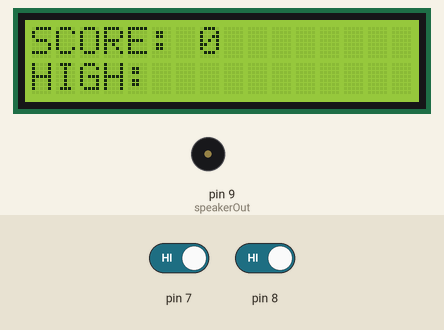
The sketch below on a simulated Arduino Uno, built with avr-gcc and run on an emulated ATmega328P. On the bench: 16×2 character LCD, buzzer (waves = sounding). Inputs (shaded band) come from the test bench; at power-on: pin 8 HIGH, pin 7 HIGH.

Above: at 3.6 s.
3.7 s: pin 8 driven LOW
At 6.09 s:
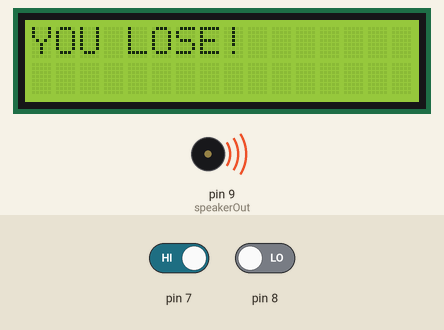
6.7 s: pin 8 driven HIGH
At 6.71 s:
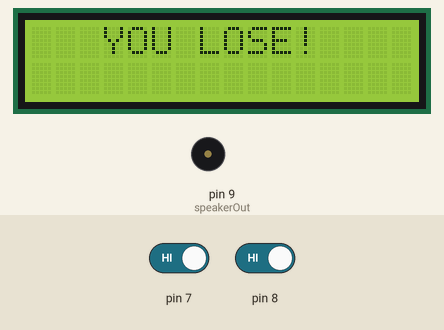
8.2 s: pin 7 driven LOW
At 8.7 s:
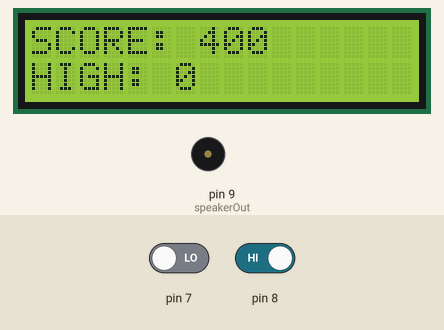
Timing chart, 0 to 16.5 s (numbered marks = the images above; inputs shaded):
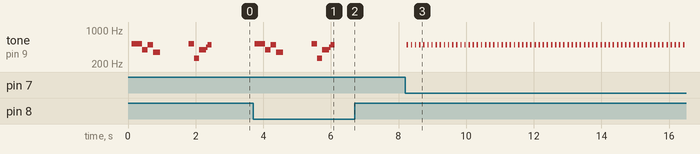

Measured:
- after the input at 3.7 s, tone on pin 9 (speakerOut): plays 520 Hz for 0.32 s, 391 Hz for 0.16 s, 502 Hz for 0.16 s, 345 Hz for 0.20 s, 520 Hz for 0.16 s, 260 Hz for 0.16 s … (9 notes in this stretch), starting at once; the display: changes after 2.3 s (image 1)
- after the input at 6.7 s, tone on pin 9 (speakerOut): stays silent (without the input it goes to 520 Hz after 1.0 s)
- after the input at 8.2 s, tone on pin 9 (speakerOut): alternates 498 Hz for 0.04 s and silent for 0.08 s, starting after 0.05 s; the display: first changes after 0.13 s (image 3 shows a later state)
- by itself, tone on pin 9 (speakerOut): plays 520 Hz for 0.32 s, 391 Hz for 0.16 s, 502 Hz for 0.16 s, 345 Hz for 0.20 s, 520 Hz for 0.16 s, 260 Hz for 0.16 s … (9 notes in this stretch)

The sketch:

scorecounter_rev2.ino
```cpp
// (licence header left out)
// TONES
// Start by defining the relationship between
//       note, period, &  frequency.
#define  c     3830    // 261 Hz
#define  d     3400    // 294 Hz
#define  e     3038    // 329 Hz
#define  f     2864    // 349 Hz
#define  g     2550    // 392 Hz
#define  a     2272    // 440 Hz
#define  b     2028    // 493 Hz
#define  C     1912    // 523 Hz
// Define a special note, 'R', to represent a rest
#define  R     0

// SETUP
// Set up speaker on a PWM pin (digital 9, 10 or 11)
int speakerOut = 9;
// Do we want debugging on serial out? 1 for yes, 0 for no, duh
int DEBUG = 0;

//set up lcd
#include <LiquidCrystal.h> // include the library code
//constants for the number of rows and columns in the LCD
const int numRows = 2;
const int numCols = 16;
// initialize the library with the numbers of the interface pins
LiquidCrystal lcd(12, 11, 5, 4, 3, 2);

//set up game vars
long score = 0;
long highscore = 0;

void setup()
{

  pinMode(speakerOut, OUTPUT);
  if (DEBUG) { //DEBUG should always be 0 so this code should never run
    Serial.begin(9600); // Set serial out if we want debugging
  }


  // initialize serial communication at 9600 bits per second:
  Serial.begin(9600); // if DEBUG is 1 it might try to show multiple things on the serial moniter which may or may not be bad
  // make the pushbutton's pin an input:
  pinMode(7, INPUT);
  // pin 7 is input for score increasing button, can have multiple it parallel
  pinMode(8, INPUT);
  // pin 8 is input for losing button

  lcd.begin(numCols, numRows);
  lcd.print("SCORE:"); // Print a message to the LCD.
  lcd.setCursor(0,1);
  lcd.print("HIGH:");
  play_de_musik();
}


// MELODY and TIMING
//  melody[] is an array of notes, accompanied by beats[],
//  which sets each note's relative length (higher #, longer note)
int melody[] = {  C,  b,  g,  C,  b,   e,  R,  C,  c,  g, a, C }; //put notes here!
int beats[]  = { 16, 16, 16,  8,  8,  16, 32, 16, 16, 16, 8, 8 }; //put beats here!
int MAX_COUNT = sizeof(melody) / 2; // Melody length, for looping.

// Set overall tempo
long tempo = 10000;
// Set length of pause between notes
int pause = 1000;
// Loop variable to increase Rest length
int rest_count = 100; //<-BLETCHEROUS HACK; See NOTES; too bad no one knows where said notes are

// Initialize core variables
int tone_ = 0;
int beat = 0;
long duration  = 0;

// PLAY TONE
// Pulse the speaker to play a tone for a particular duration
void playTone() {
  long elapsed_time = 0;
  if (tone_ > 0) { // if this isn't a Rest beat, while the tone has
    //  played less long than 'duration', pulse speaker HIGH and LOW
    while (elapsed_time < duration) { //this while loop is writing the wave pattern, which seems more complicated than necesary
                                      //but it works so who cares

      //remember this'll be a square wave
      digitalWrite(speakerOut,HIGH);
      delayMicroseconds(tone_ / 2);

      // DOWN
      digitalWrite(speakerOut, LOW);
      delayMicroseconds(tone_ / 2);

      // Keep track of how long we pulsed
      elapsed_time += (tone_);
    }
  }
  else { // Rest beat; loop times delay
    for (int j = 0; j < rest_count; j++) { // See NOTE on rest_count; again, you're sol if you want to find the notes
      delayMicroseconds(duration);
    }
  }
}

void play_de_musik(){// at some point melody[] and beats[] should be fed in as arguments rather than as large scope vars
    // Set up a counter to pull from melody[] and beats[]
  for (int i=0; i<MAX_COUNT; i++) {
    tone_ = melody[i];
    beat = beats[i];

    duration = beat * tempo; // Set up timing

    playTone();
    // A pause between notes...
    delayMicroseconds(pause);

    if (DEBUG) { // If debugging, report loop, tone, beat, and duration; hopefully this part of the code will never be used
      Serial.print(i);
      Serial.print(":");
      Serial.print(beat);
      Serial.print(" ");
      Serial.print(tone_);
      Serial.print(" ");
      Serial.println(duration);
    }
  }
}


void loop(){ //this is where the game is actually run

  // read the input pin:
  int buttonStateA = digitalRead(7);
  delay(1);        // delay in between reads for stability
  int buttonStateB = digitalRead(8);

  if(buttonStateA == 0){
    score += 100;
    for(int k;k<10;k++){
      digitalWrite(speakerOut,HIGH);
      delayMicroseconds(1000);
      digitalWrite(speakerOut, LOW);
      delayMicroseconds(1000);
    }
    delay(100);
  }

  if(buttonStateB == 0){
    play_de_musik();
    if(score>highscore){
       highscore = score;
    }
    score = 0;
    lcd.clear();
      for(int i = 0; i<8; i++){
        for(int j = 0; j<2; j++){
          lcd.setCursor(i, j);
          lcd.print("YOU LOSE!");
          delay(100);
          lcd.clear();
        }
      }
    lcd.print("SCORE:");
    lcd.setCursor(0,1);
    lcd.print("HIGH:");
    lcd.setCursor(6,1);
    lcd.print(highscore);
  }

  // set the cursor to column 0, line 1
  // (note: line 1 is the second row, since counting begins with 0):
  lcd.setCursor(7, 0);
  lcd.print(score);
}
/*
 _                A Banana.
//\
V  \
 \  \_
  \,'.`-.
   |\ `. `.
   ( \  `. `-.                        _,.-:\
    \ \   `.  `-._             __..--' ,-';/
     \ `.   `-.   `-..___..---'   _.--' ,'/
      `. `.    `-._        __..--'    ,' /
        `. `-_     ``--..''       _.-' ,'
          `-_ `-.___        __,--'   ,'
             `-.__  `----"""    __.-'
hh                `--..____..--'
                  Because why not?
*/
```
